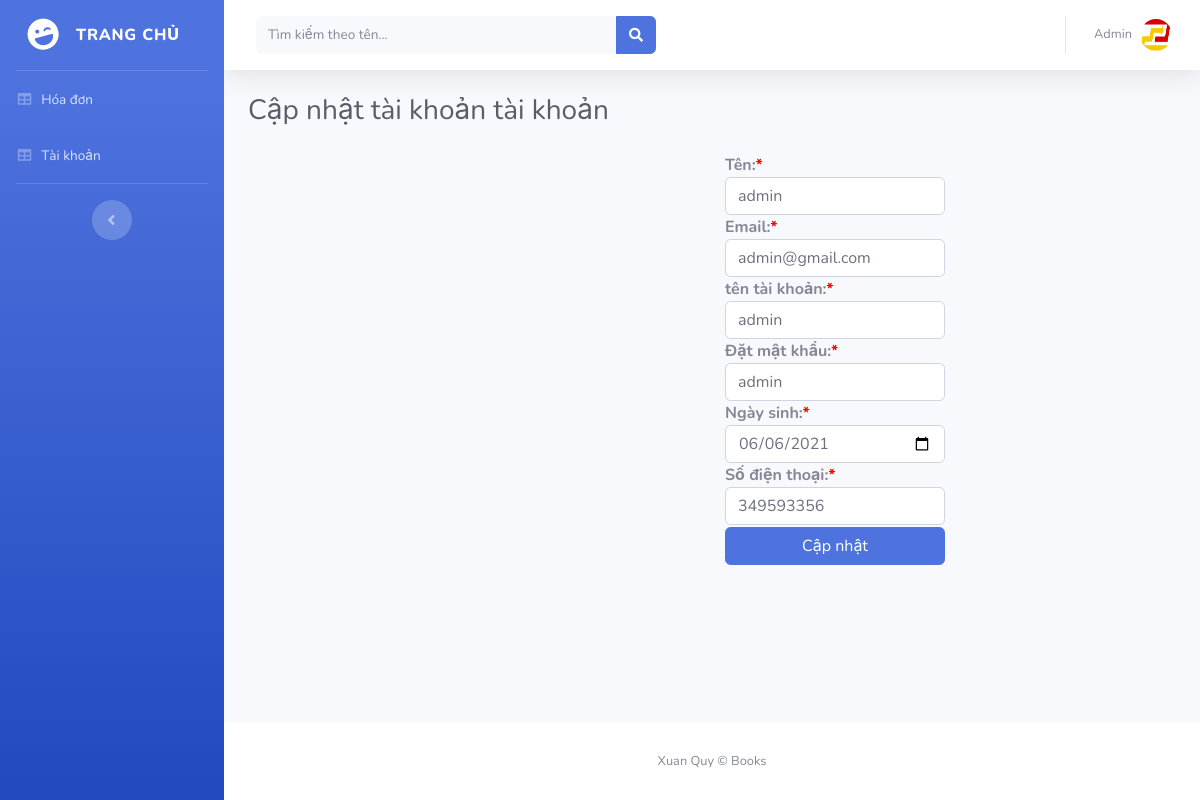
The app's page /admin/updateuser.php?id=1 (signed in) with its own data.
### tables this page shows
CREATE TABLE `employee` (
  `id` int(11) NOT NULL,
  `username` varchar(200) NOT NULL,
  `password` varchar(200) NOT NULL,
  `name` varchar(200) NOT NULL,
  `dob` date NOT NULL,
  `phonenumber` int(20) NOT NULL,
  `email` varchar(30) NOT NULL
);

### admin/updateuser.php (the view, shortened to what this page needs)
<?php
if (isset($_SESSION['userid']) && isset($_SESSION['username'])) {
?>
<!DOCTYPE html>
<html lang="en">
<head>
  <link href="vendor/fontawesome-free/css/all.min.css" rel="stylesheet" type="text/css">
  <link href="css/sb-admin-2.min.css" rel="stylesheet">
</head>
<body id="page-top">
  <div id="wrapper">
    <?php include("include/menu.php"); ?>
    <div id="content-wrapper" class="d-flex flex-column">
      <div id="content">
        <nav class="navbar navbar-expand navbar-light bg-white topbar mb-4 static-top shadow">
          <form class="d-none d-sm-inline-block form-inline mr-auto ml-md-3 my-2 my-md-0 mw-100 navbar-search">
            <div class="input-group">
              <input type="text" class="form-control bg-light border-0 small" placeholder="Tìm kiếm theo tên..." name="var" aria-label="Search" aria-describedby="basic-addon2" value="<?php if(isset($_GET['var'])) {echo $_GET['var'];} ?>">
              <div class="input-group-append">
                <button class="btn btn-primary" type="submit">
                  <i class="fas fa-search fa-sm"></i>
                </button>
              </div>
            </div>
          </form>
          <ul class="navbar-nav ml-auto">
            <li class="nav-item dropdown no-arrow">
              <a class="nav-link dropdown-toggle" href="#" id="userDropdown" role="button" data-toggle="dropdown" aria-haspopup="true" aria-expanded="false">
                <span class="mr-2 d-none d-lg-inline text-gray-600 small">Admin</span>
                <img class="img-profile rounded-circle" src="logo/title.png">
              </a>
            </li>
          </ul>
        </nav>
        <div class="container-fluid">
          <h1 class="h3 mb-4 text-gray-800">Cập nhật tài khoản tài khoản</h1>
        </div>
        <?php
                   $id=$_GET['id'];
                   $con=mysqli_connect("localhost","root","","pam");
                   $sel="SELECT * FROM employee WHERE id='$id'";
                   $rk=$con->query($sel);
                   while($row=$rk->fetch_assoc()){
                  ?>
        <form class="rt" action="updateuserfetch.php" method="post" class="po" enctype='multipart/form-data' name="form2" style="margin-left:500px;">
        <p><input type="hidden" name="id" value="<?php echo $id; ?>"</p>
               <table>
           <tr>
             <th>
                 Tên:<span style="color:red";>*</span><input class="form-control"  type="text" name="name" id="name" placeholder="Nhập đầy đủ họ tên bạn"
                 value="<?php echo $row['name']; ?>">
                 Email:<span style="color:red";>*</span><input class="form-control" type="email" name="email" id="email" placeholder="Nhập email của bạn"
                 value="<?php echo $row['email']; ?>">
                tên tài khoản:<span style="color:red";>*</span><input class="form-control" type="text" name="username" id="username" placeholder="nhập tên tài khoản"
                value="<?php echo $row['username']; ?>">
               Đặt mật khẩu:<span style="color:red";>*</span><input  class="form-control" type="text" id="password" name="password" placeholder="Đặt mật khẩu ở đây"
               value="<?php echo $row['username']; ?>">
               Ngày sinh:<span style="color:red";>*</span><input class="form-control" type="date" name="dob" id="dob"  required=""
               value="<?php echo $row['dob']; ?>">
               Số điện thoại:<span style="color:red";>*</span><input class="form-control" type="tel" name="phonenumber" id="phonenumber" placeholder="Nhập số điện thoại của bạn" required=""
               value="<?php echo $row['phonenumber']; ?>">
             </th>
           </tr>
             <th>
               <input type="submit" class="btn btn-primary btn-user btn-block" name="update" value="Cập nhật">
         </table>
       </form>
       <?php } ?>
      </div>
      <footer class="sticky-footer bg-white">
        <div class="container my-auto">
          <div class="copyright text-center my-auto">
            <span>Xuan Quy &copy; Books </span>
          </div>
        </div>
      </footer>
    </div>
  </div>
</body>
</html>
<?php
}else{
     header("Location: index.php");
     exit();
}
 ?>

### records on screen
employee: name "admin", email "admin@gmail.com", username "admin", password "admin", dob "06/06/2021", phonenumber "349593356"
